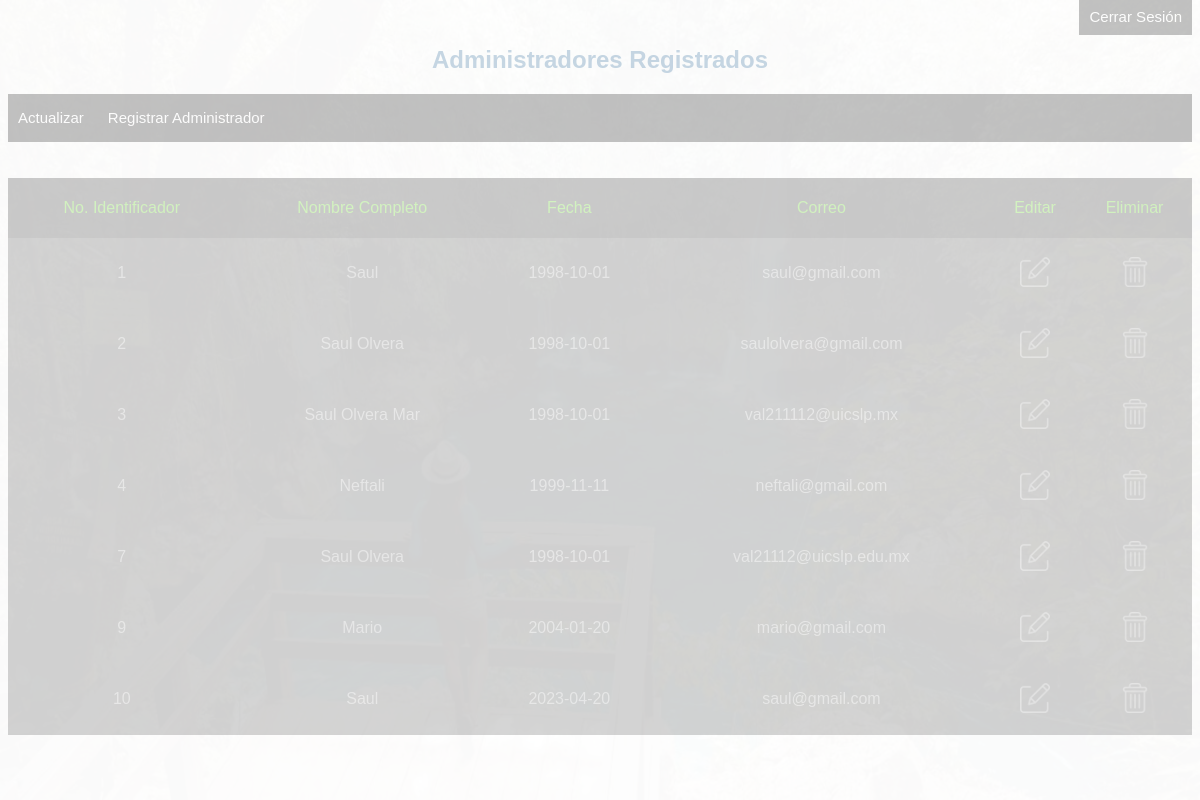
Screenshot of /php/menu_bienvenida.php (signed in) with the database file from the repository.
### tables this page shows
CREATE TABLE `usuarios` (
  `id` int(11) NOT NULL,
  `nombrec` varchar(40) NOT NULL,
  `fecha` date NOT NULL,
  `correo` varchar(40) NOT NULL,
  `pass` varchar(40) NOT NULL
);

### php/menu_bienvenida.php (the view, shortened to what this page needs)
<?php
include_once "../bd/base_de_datos.php";
$sentencia = $base_de_datos->query("SELECT * FROM usuarios;");
$solicitudes = $sentencia->fetchALL(PDO::FETCH_OBJ);
?>
<!DOCTYPE html>
<html lang="en">
<head>
    <link rel="stylesheet" href="../css/hoja_estilo.css">
</head>
<body>
<div class="content">
    <img src="../images/5.jpg" class="logo">
</div>
<div class="content2">
    <div class="nav-bg">
        <nav class="navegacion-principal">
            <a href="cerrar_sesion.php" class="enlace-logout" onclick="cerrar_sesion()">Cerrar Sesión</a>
        </nav>
    </div>
    <h2 class="usuarios-registrados">Administradores Registrados</h2>
    <div class="menu-bienvenida">
        <a href="menu_bienvenida.php" class="registrar-admin">Actualizar</a>
        <a href="#" class="registrar-admin" >Registrar Administrador</a>
    </div>
    <br><br>
        <table>
            <thead>
                <tr>
                    <td>No. Identificador</td>
                    <td>Nombre Completo</td>
                    <td>Fecha</td>
                    <td>Correo</td>
                    <td>Editar</td>
                    <td>Eliminar</td>
                </tr>
            </thead>
            <tbody>
            <?php foreach($solicitudes as $solicitud){ ?>
                <tr>
                    <td><?php echo $solicitud->id ?></td>
                    <td><?php echo $solicitud->nombrec ?></td>
                    <td><?php echo $solicitud->fecha ?></td>
                    <td><?php echo $solicitud->correo ?></td>
                    <td><a href="<?php echo "editar_admin.php?id=" . $solicitud->id?>"><div><img src="../images/editar-usuario.png" class="imagen-boton"></div></a></td>
                    <td><a href="<?php echo "eliminar_admin.php?id=" . $solicitud->id?>"><div><img src="../images/eliminar-usuario.png" class="imagen-boton"></div></a></td>
                </tr>
            <?php } ?>
            </tbody>
        </table>
</div>
</body>
</html>

### css/hoja_estilo.css (style rules this page uses)
a { padding: 10px; font-family: Arial, Helvetica, sans-serif; font-size: 15px; }
img { width: 100%; }
h2 { font-family: Arial, Helvetica, sans-serif; color:#155a92; }
.logo { position: fixed; left: 0px; top: 0px; width: 100%; height: 100%; z-index: 99999; opacity: .9; background-color: black; }
.content2 { display: none; }
.navegacion-principal { text-align: right; }
.enlace-logout { text-decoration: none; color: white; background-color: black; padding: 10px; margin: 0; }
.usuarios-registrados { text-align: center; }
.menu-bienvenida { width: 100%; background-color: black; padding: 15px 0px 15px 0px; display: block; }
.registrar-admin { color: white; text-decoration: none; }
table { border: none; border-collapse: collapse; font-family: Arial, Helvetica, sans-serif; width: 100%; text-align: center; background-color: rgba(0,0,0,.7); color:rgba(225,225,225,.6); }
thead { background-color:rgba( 35, 36, 37, .8) ; height: 60px; color: rgba(77, 212, 0); }
.imagen-boton { filter: invert(0.6); width: 30px; height: 30px; }

### rows the page displays
usuarios: id "1", nombrec "Saul", fecha "1998-10-01", correo "saul@gmail.com"
usuarios: id "2", nombrec "Saul Olvera", fecha "1998-10-01", correo "saulolvera@gmail.com"
usuarios: id "3", nombrec "Saul Olvera Mar", fecha "1998-10-01", correo "val211112@uicslp.mx"
usuarios: id "4", nombrec "Neftali", fecha "1999-11-11", correo "neftali@gmail.com"
usuarios: id "7", nombrec "Saul Olvera", fecha "1998-10-01", correo "val21112@uicslp.edu.mx"
usuarios: id "9", nombrec "Mario", fecha "2004-01-20", correo "mario@gmail.com"
usuarios: id "10", nombrec "Saul", fecha "2023-04-20", correo "saul@gmail.com"
